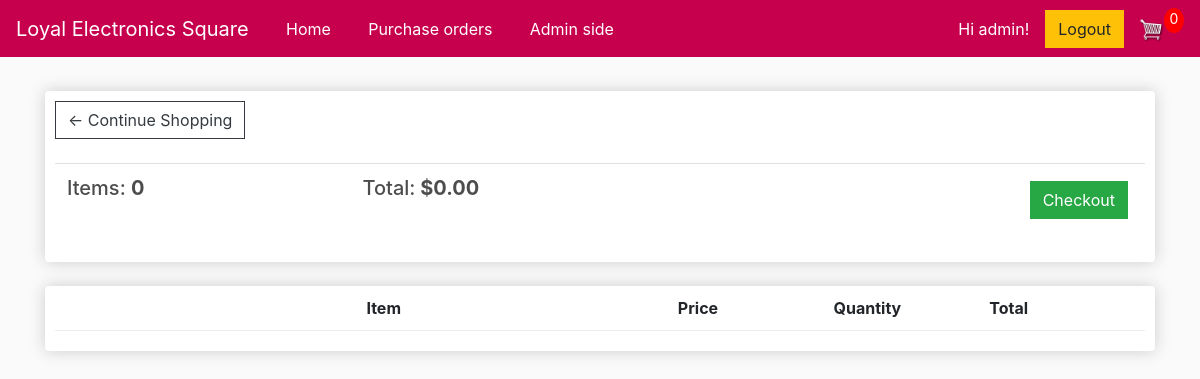
The app's page /cart/ (signed in), older data.
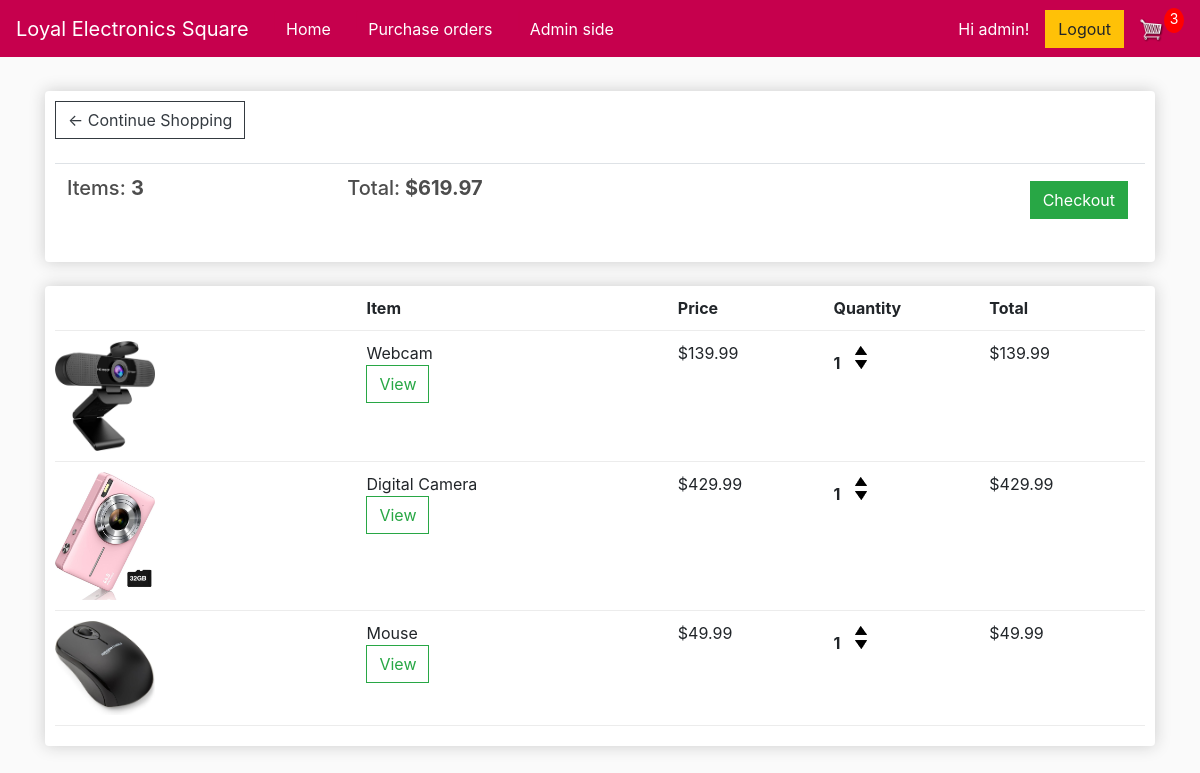
The same page, newer data.
### store/models.py (models this page shows, shortened)
class Order(models.Model):
    customer = models.ForeignKey(Customer, on_delete=models.SET_NULL, null=True, blank=True)
    date_ordered = models.DateTimeField(default=timezone.now)
    complete = models.BooleanField(default=False, null=True, blank=False)
    total_amount = models.DecimalField(max_digits=100, decimal_places=2, null=True)
    status = models.CharField(max_length=20, default='pending')
    @property
    def get_cart_total(self):
        orderitems = self.orderitem_set.all()
        total = sum([item.get_total for item in orderitems])
        return total
    @property
    def get_cart_items(self):
        orderitems = self.orderitem_set.all()
        total = sum([item.quantity for item in orderitems])
        return total
    def total_amount(self):
        orderitems = self.orderitem_set.all()
        total = sum([item.get_total for item in orderitems])
        return total

class OrderItem(models.Model):
    product = models.ForeignKey(Product, on_delete=models.SET_NULL, null=True)
    order = models.ForeignKey(Order, on_delete=models.SET_NULL, null=True)
    quantity = models.IntegerField(default=0, null=True, blank=True)
    date_added = models.DateTimeField(auto_now_add=True)
    unit_price = models.DecimalField(max_digits=10, decimal_places=2, null=True)
    subtotal = models.DecimalField(max_digits=10, decimal_places=2, null=True)
    @property
    def get_total(self):
        total = self.product.price * self.quantity
        return total

class Product(models.Model):
    name = models.CharField(max_length=200, null=True)
    price = models.DecimalField(max_digits=10, decimal_places=2)
    size = models.CharField(max_length=16, null=True)
    weight = models.CharField(max_length=16, null=True)
    digital = models.BooleanField(default=False, null=True, blank=False)
    image = models.ImageField(null=True, blank=True)
    image2 = models.ImageField(null=True, blank=True)
    image3 = models.ImageField(null=True, blank=True)
    description = models.TextField(null=True)
    is_active = models.BooleanField(default=True)
    @property
    def imageURL(self):
        try:
            url = self.image.url
        except:
            url = ''
        return url

### store/views.py (the view)
# urls.py: path('cart/', views.cart, name="cart"),
@login_required
def cart(request):
     if request.user.is_authenticated:
          customer = request.user.customer
          order, created = Order.objects.get_or_create(customer=customer, complete=False)
          items = order.orderitem_set.all()
          cartItems = order.get_cart_items
     else:
          items = []
          order = {'get_cart_total':0, 'get_cart_items':0, 'shipping':False}
          cartItems = order['get_cart_items']
     products = Product.objects.all()
     context = {'products':products, 'items':items, 'order':order, 'cartItems':cartItems}
     return render(request, 'store/cart.html', context)

### store/templates/store/Cart.html
{% extends 'store/main.html' %}
{% load static %}
{% block content %}
	<div class="row">
		<div class="col-lg-12">
			<div class="box-element">
				<a  class="btn btn-outline-dark" href="{% url 'store' %}">&#x2190; Continue Shopping</a>
				<br>
				<br>
				<table class="table">
					<tr>
						<th><h5>Items: <strong>{{order.get_cart_items}}</strong></h5></th>
						<th><h5>Total:<strong> ${{order.get_cart_total|floatformat:2}}</strong></h5></th>
						<th>
							<a  style="float:right; margin:5px;" class="btn btn-success" href="{% url 'checkout' %}">Checkout</a>
						</th>
					</tr>
				</table>
			</div>
			<br>
			<div class="box-element">
				<div class="cart-row">
					<div style="flex:2"></div>
					<div style="flex:2"><strong>Item</strong></div>
					<div style="flex:1"><strong>Price</strong></div>
					<div style="flex:1"><strong>Quantity</strong></div>
					<div style="flex:1"><strong>Total</strong></div>
				</div>
				{% for item in items %}
				<div class="cart-row">
					<div style="flex:2"><img class="row-image" src="{{item.product.imageURL}}"></div>
					<div style="flex:2">{{item.product.name}}
					<br>
					<a class="btn btn-outline-success" href="{% url 'product' item.product.id %}">View</a>
					</div>
					<div style="flex:1">${{item.product.price|floatformat:2}}</div>
					<div style="flex:1">
						<p class="quantity">{{item.quantity}}</p>
						<div class="quantity">
							<img data-product="{{item.product.id}}" data-action="add" class="chg-quantity update-cart" src="{% static  'images/arrow-up.png' %}">
							<img data-product="{{item.product.id}}" data-action="remove" class="chg-quantity update-cart" src="{% static  'images/arrow-down.png' %}">
						</div>
					</div>
					<div style="flex:1">${{item.get_total}}</div>
				</div>
				{% endfor %}
			</div>
		</div>
	</div>
{% endblock content %}

### store/templates/store/Main.html (shortened to what this page needs)
<!DOCTYPE html>
{% load static %}
<html>
<head>
	<link rel="stylesheet" href="https://stackpath.bootstrapcdn.com/bootstrap/4.4.1/css/bootstrap.min.css">
	<link rel="stylesheet" type="text/css" href="{% static 'css/main.css' %}">
</head>
<body>
	<nav class="navbar navbar-expand-lg navbar-dark" style="background-color: #c6004d;">
		<a class="navbar-brand" href="{% url 'store' %}">Loyal Electronics Square</a>
		<div class="collapse navbar-collapse" id="navbarSupportedContent">
			<ul class="navbar-nav me-auto mb-2 mb-lg-0">
				<a style="margin-left: 8px; color: #c6004d">|</a>
				<li class="nav-item">
					<a class="nav-link active" aria-current="page" href="{% url 'store' %}">Home</a>
				</li>
				<a style="margin-left: 16px; color: #c6004d">|</a>
				<li class="nav-item">
					<a class="nav-link active" aria-current="page" href="{% url 'order_list' %}">Purchase orders</a>
				</li>
				<a style="margin-left: 16px; color: #c6004d">|</a>
				<li class="nav-item">
					<a class="nav-link active" aria-current="page" href="{% url 'adminDashboard' %}">Admin side</a>
				</li>
			</ul>
		</div>
	    <div class="form-inline my-2 my-lg-0">
			{% if user.is_authenticated %}
				<a style="margin-right: 16px; color: white">Hi {{ user.username }}! </a>
				<form action="{% url 'logout' %}" method="post">
					<button class="btn btn-warning" type="submit">Logout</button>
				</form>
			{% else %}
				<a style="margin-right: 16px; color: white">You are not logged in. </a>
	     		<a href="{% url 'login' %}" class="btn btn-warning">Login</a>
	     	{% endif %}
	     	<a href="{% url 'cart' %}">
	    		<img  id="cart-icon" src="{% static 'images/cart.png' %}">
	    	</a>
	    	<p id="cart-total">{{cartItems}}</p>
	    </div>
	</nav>
     <div class="container">
            <br>
            {% block content %}
            {% endblock content %}
         </div>
</body>
</html>

### static/css/main.css (style rules this page uses)
body { background-color: hsl(0, 0%, 98%); }
h1,h2,h3,h4,h5,h6 { color:hsl(0, 0%, 30%); }
.box-element { box-shadow:hsl(0, 0%, 80%) 0 0 16px; background-color: #fff; border-radius: 4px; padding: 10px; }
#cart-icon { width:25px; display: inline-block; margin-left: 15px; }
#cart-total { display: block; text-align: center; color:#fff; background-color: red; width: 20px; height: 25px; border-radius: 50%; font-size: 14px; }
.col-lg-4, .col-lg-6, .col-lg-8, .col-lg-12 { margin-top: 10px; }
.btn { border-radius: 0; }
.row-image { width: 100px; }
.cart-row { display: flex; align-items: flex-stretch; padding-bottom: 10px; margin-bottom: 10px; border-bottom: 1px solid #ececec; }
.quantity { display: inline-block; font-weight: 700; padding-right:10px; }
.chg-quantity { width: 12px; cursor: pointer; display: block; margin-top: 5px; transition:.1s; }

Row changes from the older to the newer data that the page shows:
computed for Order: get_cart_items "0" → "3"; get_cart_total "0.00" → "619.97"
added OrderItem: product.imageURL (picture), product.name "Webcam", product.price "139.99", quantity "1", get_total "139.99"
added OrderItem: product.imageURL (picture), product.name "Digital Camera", product.price "429.99", quantity "1", get_total "429.99"
added OrderItem: product.imageURL (picture), product.name "Mouse", product.price "49.99", quantity "1", get_total "49.99"
Text that changed along with them:
{{ cartItems }}: "0" → "3"
